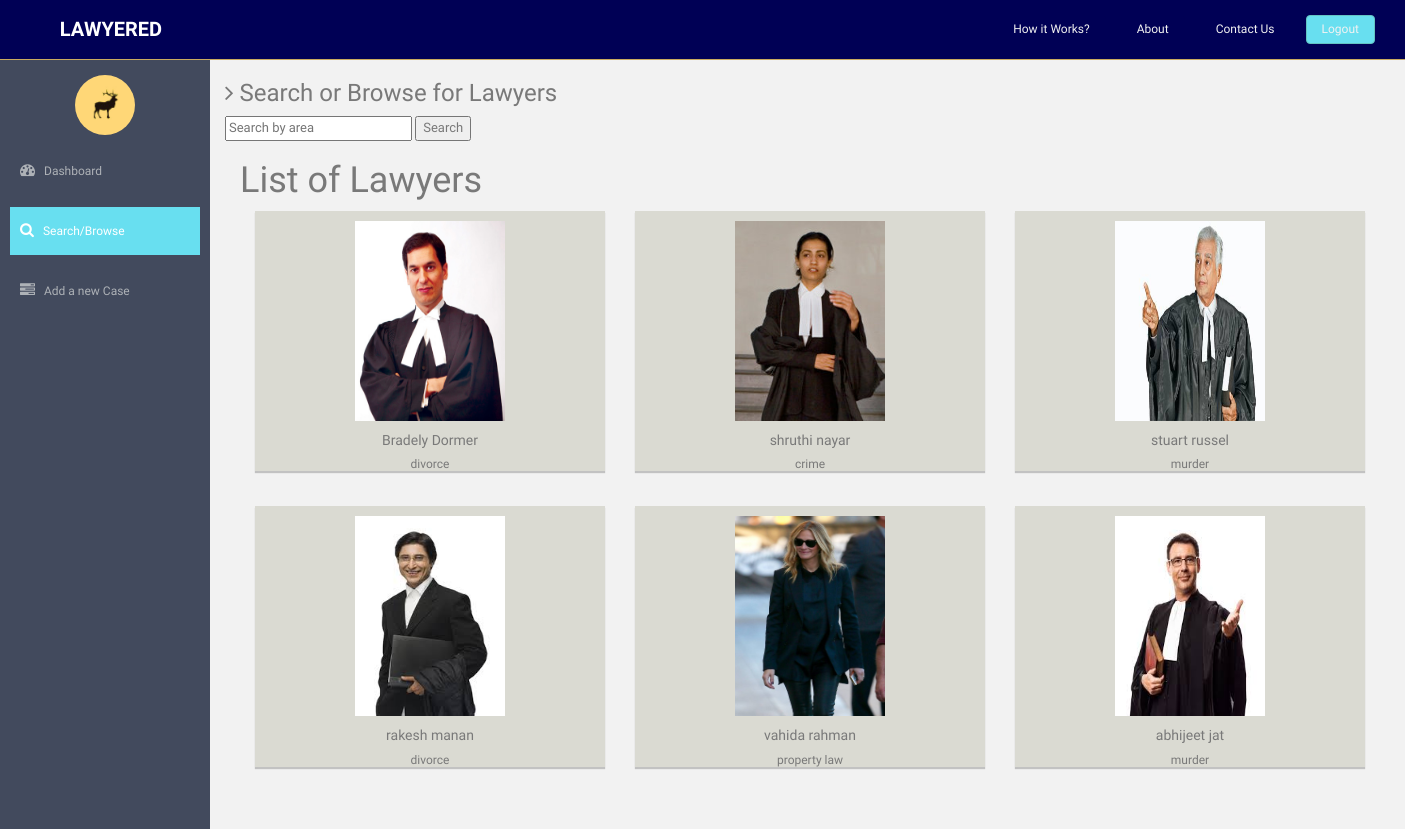
Screenshot of /lawyered/search/ with the database file from the repository.
### lawyered/models.py (models this page shows, shortened)
class person(models.Model):
	name = models.CharField(max_length=250)
	area = models.CharField(max_length=250)
	specialization = models.CharField(max_length=250)
	details = models.TextField()
	image = models.ImageField(upload_to='lawyered/media/',blank=True)

### lawyered/views.py (the view)
def person_list(request):
	persons = person.objects.all()
	query = request.GET.get("q")
	if query:
		persons = persons.filter(area__contains = query)
	return render(request,'lawyered/search.html',{'persons': persons, 'username':request.user.username})

### lawyered/templates/lawyered/search.html (shortened to what this page needs)
<!DOCTYPE html>
{% load static %}
<html lang="en">
  <head>
    <link href="{% static 'lawyered/assets/css/bootstrap.css' %}" rel="stylesheet">
    <link href="{% static 'lawyered/assets/font-awesome/css/font-awesome.css' %}" rel="stylesheet" />
    <link href="{% static 'lawyered/assets/css/style.css' %}" rel="stylesheet">
    <link href="{% static 'lawyered/assets/css/style-responsive.css' %}" rel="stylesheet">
  </head>
  <body>
  <section id="container" >
      <header class="header black-bg">
            <a href="{% url 'lawyered:index' %}" class="logo"><b>&nbsp;&nbsp;&nbsp;&nbsp;&nbsp;&nbsp;&nbsp;&nbsp; LAWYERED</b></a>
            <div class="top-menu">
				<ul class="nav pull-right top-menu">
					<li><a class="TopMenu" href="#">How it Works?</a></li>
					<li><a class="TopMenu" href="#">About</a></li>
					<li><a class="TopMenu" href="#">Contact Us</a></li>
					<li><a class="logout" href="{% url 'lawyered:logout' %}">Logout</a></li>
            	</ul>
            </div>
        </header>
      <aside>
          <div id="sidebar"  class="nav-collapse ">
              <ul class="sidebar-menu" id="nav-accordion">
              	  <p class="centered"><a href=#><img src="{% static 'lawyered/assets/img/ui-sam.jpg' %}" class="img-circle" width="60"></a></p>
                  <li class="mt">
                      <a href="{% url 'lawyered:dashboard' %}">
                          <i class="fa fa-dashboard"></i>
                          <span>Dashboard</span>
                      </a>
                  </li>
				  <li class="mt">
                       <a class="active" href="{% url 'lawyered:search' %}">
						  <i class="fa fa-search"></i>
                          <span>Search/Browse</span>
                      </a>
                  </li>
				  <li class="mt">
                       <a href="{% url 'lawyered:divorce' %}">
						  <i class="fa fa-tasks"></i>
                          <span>Add a new Case</span>
                      </a>
                  </li>
              </ul>
          </div>
      </aside>
      <section id="main-content">
          <section class="wrapper site-min-height">
          	<h3><i class="fa fa-angle-right"></i> Search or Browse for Lawyers</h3>
      <form method = 'GET' action=''>
      <input type ='text' name='q' placeholder='Search by area'/>
      <input type='submit' value='Search' />
      </form>
        <div class="container">
        <h1> List of Lawyers </h1>
            {% for person in persons %}
        <div class="col-lg-4 col-md-4 col-sm-4 mb">
              <div class="product-panel-2 pn">
                <img src="{% if person.image %}{{person.image.url}}{% else %}<p> No image </p> {% endif %}" width="150" height="200" alt=" ">
                <h5 class="mt">{{person.name}}</h5>
                <h6>{{person.specialization}}</h6>
              </div>
            </div>
        {% endfor %}
          </div>
		</section><! --/wrapper -->
      </section>
  </section>
  </body>
</html>

### lawyered/static/lawyered/assets/css/style.css (style rules this page uses)
body { color: #797979; background: #f2f2f2; font-family: 'Ruda', sans-serif; padding: 0px !important; margin: 0px !important; font-size:13px; }
ul li { list-style: none; }
a, a:hover, a:focus { text-decoration: none; outline: none; }
#container { width: 100%; height: 100%; }
.centered { text-align: center; }
.mt { margin-top: 12px; }
.mb { margin-bottom: 25px; }
ul.top-menu > li > .logout { color: #f2f2f2; font-size: 12px; border-radius: 4px; -webkit-border-radius: 4px; border: 1px solid #64c3c2 !important; padding: 5px 15px; margin-right: 15px; background: #68dff0; margin-top: 15px; }
ul.top-menu > li > .TopMenu { color: #f2f2f2; font-size: 12px; border: 1px solid #000055 !important; padding: 5px 15px; margin-right: 15px; background: #000055; margin-top: 15px; }
#sidebar { width: 210px; height: 100%; position: fixed; background: #424a5d; }
#sidebar ul li { position: relative; }
ul.sidebar-menu , ul.sidebar-menu li ul.sub { margin: -2px 0 0; padding: 0; }
ul.sidebar-menu { margin-top: 75px; }
ul.sidebar-menu li { margin-bottom: 5px; margin-left:10px; margin-right:10px; }
ul.sidebar-menu li a span { display: inline-block; }
ul.sidebar-menu li a { color: #aeb2b7; text-decoration: none; display: block; padding: 15px 0 15px 10px; font-size: 12px; outline: none; -webkit-transition: all 0.3s ease; -moz-transition: all 0.3s ease; -o-transition: all 0.3s ease; -ms-transition: all 0.3s ease; transition: all 0.3s ease; }
ul.sidebar-menu li a.active, ul.sidebar-menu li a:hover, ul.sidebar-menu li a:focus { background: #68dff0; color: #fff; display: block; -webkit-transition: all 0.3s ease; -moz-transition: all 0.3s ease; -o-transition: all 0.3s ease; -ms-transition: all 0.3s ease; transition: all 0.3s ease; }
ul.sidebar-menu li a i { font-size: 15px; padding-right: 6px; }
ul.sidebar-menu li a.active i { color: #fff; }
#main-content { margin-left: 210px; }
.header, .footer { min-height: 60px; padding: 0 15px; }
.header { position: fixed; left: 0; right: 0; z-index: 1002; }
.black-bg { background: #000055; border-bottom: 1px solid #c9aa5f; }
.wrapper { display: inline-block; margin-top: 60px; padding-left: 15px; padding-right: 15px; padding-bottom: 15px; padding-top: 0px; width: 100%; }
a.logo { font-size: 20px; color: #ffffff; float: left; margin-top: 15px; text-transform: uppercase; }
a.logo b { font-weight: 900; }
#top_menu .nav > li, ul.top-menu > li { float: left; }
ul.top-menu > li > a { color: #666666; font-size: 16px; border-radius: 4px; -webkit-border-radius: 4px; border:1px solid #666666 !important; padding: 2px 6px; margin-right: 15px; }
.pn { height: 250px; box-shadow: 0 2px 1px rgba(0, 0, 0, 0.2); }
.product-panel-2 { padding-top: 10px; background: #dadad2; text-align: center; height: 100%; }
.site-min-height { min-height: 900px; }

### rows the page displays
person: image (picture), name "Bradely Dormer", specialization "divorce"
person: image (picture), name "shruthi nayar", specialization "crime"
person: image (picture), name "stuart russel", specialization "murder"
person: image (picture), name "rakesh manan", specialization "divorce"
person: image (picture), name "vahida rahman", specialization "property law"
person: image (picture), name "abhijeet jat", specialization "murder"
